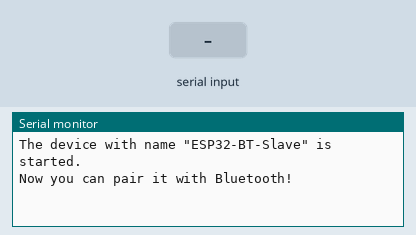
Simulated run of this sketch. Board: ESP32. Shown: the last lines printed to the serial monitor. The test bench sets the inputs (shaded band). Storage starts empty; EEPROM starts erased; nothing arrives over Bluetooth unless stated; the camera gives no picture.

Above: at 1.5 s.
1.6 s: "p\n" received over Serial
At 3.6 s:
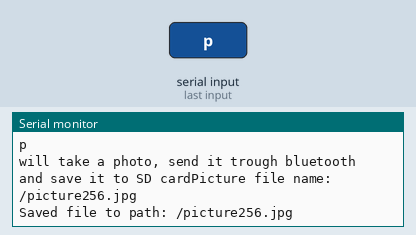
4.1 s: "1\n" received over the second serial link
At 5.3 s:
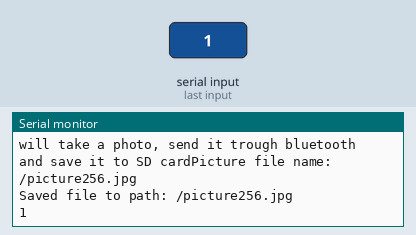
5.6 s: "0\n" received over Serial
At 7.0 s:
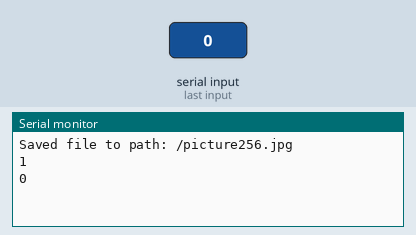
7.1 s: "2\n" received over the second serial link
At 8.0 s:
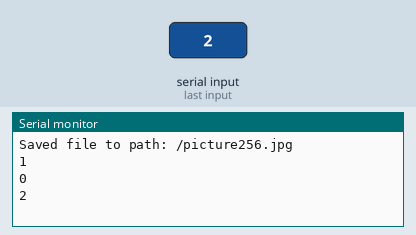

Measured:
- after the input at 1.6 s, the serial monitor: prints a new line after 1.0 s (image 1)
- after the input at 4.1 s, the serial monitor: prints a new line at once (image 2)
- after the input at 5.6 s, the serial monitor: prints a new line after 1.0 s (image 3)
- after the input at 7.1 s, the serial monitor: prints a new line at once (image 4)

The sketch:

pictureSentTroughBluetooth.ino
```cpp
#include "setup.h"

BluetoothSerial SerialBT;
int pictureNumber = 0;
void setup() {

  doBoringSetupStuff();


  Serial.begin(115200);
  SerialBT.begin(device_name); //Bluetooth device name
  Serial.printf("The device with name \"%s\" is started.\nNow you can pair it with Bluetooth!\n", device_name.c_str());
    // initialize EEPROM with predefined size
  EEPROM.begin(EEPROM_SIZE);


}

void loop() {
  if (Serial.available()) {
    String input = Serial.readString();
    Serial.print(input);
    Serial.write("\n");
    if (input.indexOf("p") ==0){
      Serial.write("will take a photo, send it trough bluetooth and save it to SD card");

      camera_fb_t * fb = NULL;

      // Take Picture with Camera
      fb = esp_camera_fb_get();
      if(!fb) {
        Serial.println("Camera capture failed");
        return;
        }
      pictureNumber = EEPROM.read(0) + 1;


      //sending the picture trouh bluetooth
      SerialBT.print("picture arriving,"+String(fb->len));
            //SerialBT.print("picture arriving...\n");

      SerialBT.write(fb->buf, fb->len);
      SerialBT.print("finished sending picture.\n");

      // Path where new picture wilçkl be saved in SD Card
      String path = "/picture" + String(pictureNumber) +".jpg";

      fs::FS &fs = SD_MMC;
      Serial.printf("Picture file name: %s\n", path.c_str());

      File file = fs.open(path.c_str(), FILE_WRITE);
      if(!file){
        Serial.println("Failed to open file in writing mode");
      }
      else {
        file.write(fb->buf, fb->len); // payload (image), payload length
        Serial.printf("Saved file to path: %s\n", path.c_str());
        EEPROM.write(0, pictureNumber);
        EEPROM.commit();
      }
      file.close();
      esp_camera_fb_return(fb);


    }

    //SerialBT.write(Serial.read());
    SerialBT.print(input);

    }

  if (SerialBT.available()) {
    Serial.write(SerialBT.read());
  }
  delay(20);

}
```

setup.h
```cpp
#include "esp_camera.h"
#include "Arduino.h"
#include "FS.h"                // SD Card ESP32
#include "SD_MMC.h"            // SD Card ESP32
#include "soc/soc.h"           // Disable brownour problems
#include "soc/rtc_cntl_reg.h"  // Disable brownour problems
#include "driver/rtc_io.h"
#include <EEPROM.h>            // read and write from flash memory

// define the number of bytes you want to access
#define EEPROM_SIZE 1

// Pin definition for CAMERA_MODEL_AI_THINKER
#define PWDN_GPIO_NUM     32
#define RESET_GPIO_NUM    -1
#define XCLK_GPIO_NUM      0
#define SIOD_GPIO_NUM     26
#define SIOC_GPIO_NUM     27

#define Y9_GPIO_NUM       35
#define Y8_GPIO_NUM       34
#define Y7_GPIO_NUM       39
#define Y6_GPIO_NUM       36
#define Y5_GPIO_NUM       21
#define Y4_GPIO_NUM       19
#define Y3_GPIO_NUM       18
#define Y2_GPIO_NUM        5
#define VSYNC_GPIO_NUM    25
#define HREF_GPIO_NUM     23
#define PCLK_GPIO_NUM     22

#include "BluetoothSerial.h"
String device_name = "ESP32-BT-Slave";

#if !defined(CONFIG_BT_ENABLED) || !defined(CONFIG_BLUEDROID_ENABLED)
#error Bluetooth is not enabled! Please run `make menuconfig` to and enable it
#endif

#if !defined(CONFIG_BT_SPP_ENABLED)
#error Serial Bluetooth not available or not enabled. It is only available for the ESP32 chip.
#endif


void doBoringSetupStuff(){
  // camera and SD card
  WRITE_PERI_REG(RTC_CNTL_BROWN_OUT_REG, 0); //disable brownout detector

  Serial.begin(115200);
  //Serial.setDebugOutput(true);
  //Serial.println();

  camera_config_t config;
  config.ledc_channel = LEDC_CHANNEL_0;
  config.ledc_timer = LEDC_TIMER_0;
  config.pin_d0 = Y2_GPIO_NUM;
  config.pin_d1 = Y3_GPIO_NUM;
  config.pin_d2 = Y4_GPIO_NUM;
  config.pin_d3 = Y5_GPIO_NUM;
  config.pin_d4 = Y6_GPIO_NUM;
  config.pin_d5 = Y7_GPIO_NUM;
  config.pin_d6 = Y8_GPIO_NUM;
  config.pin_d7 = Y9_GPIO_NUM;
  config.pin_xclk = XCLK_GPIO_NUM;
  config.pin_pclk = PCLK_GPIO_NUM;
  config.pin_vsync = VSYNC_GPIO_NUM;
  config.pin_href = HREF_GPIO_NUM;
  config.pin_sscb_sda = SIOD_GPIO_NUM;
  config.pin_sscb_scl = SIOC_GPIO_NUM;
  config.pin_pwdn = PWDN_GPIO_NUM;
  config.pin_reset = RESET_GPIO_NUM;
  config.xclk_freq_hz = 20000000;
  config.pixel_format = PIXFORMAT_JPEG;

  config.grab_mode=CAMERA_GRAB_LATEST; //fix for green pictures

  if(psramFound()){
    config.frame_size = FRAMESIZE_UXGA; // FRAMESIZE_ + QVGA|CIF|VGA|SVGA|XGA|SXGA|UXGA
    config.jpeg_quality = 10;
    config.fb_count = 2;
  } else {
    config.frame_size = FRAMESIZE_SVGA;
    config.jpeg_quality = 12;
    config.fb_count = 1;
  }

  // Init Camera
  esp_err_t err = esp_camera_init(&config);
  if (err != ESP_OK) {
    Serial.printf("Camera init failed with error 0x%x", err);
    return;
  }

  //Serial.println("Starting SD Card");
  if(!SD_MMC.begin()){
    Serial.println("SD Card Mount Failed");
    return;
  }

  uint8_t cardType = SD_MMC.cardType();
  if(cardType == CARD_NONE){
    Serial.println("No SD Card attached");
    return;
  }

}
```
